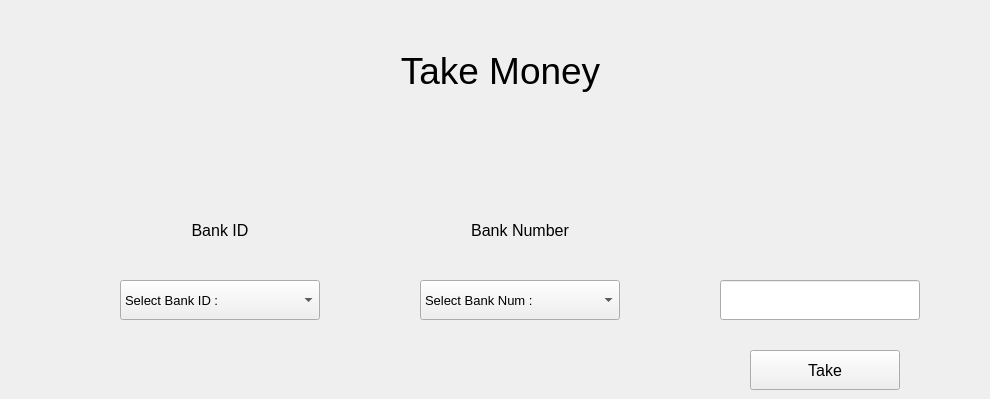
      <widget class="QWidget" name="tab_12">
       <attribute name="title">
        <string>12</string>
       </attribute>
       <widget class="QLabel" name="label_46">
        <property name="geometry">
         <rect>
          <x>20</x>
          <y>0</y>
          <width>961</width>
          <height>141</height>
         </rect>
        </property>
        <property name="font">
         <font>
          <pointsize>28</pointsize>
         </font>
        </property>
        <property name="text">
         <string>Take Money</string>
        </property>
        <property name="alignment">
         <set>Qt::AlignCenter</set>
        </property>
       </widget>
       <widget class="QPushButton" name="PB_take_money_take">
        <property name="geometry">
         <rect>
          <x>750</x>
          <y>350</y>
          <width>150</width>
          <height>40</height>
         </rect>
        </property>
        <property name="sizePolicy">
         <sizepolicy hsizetype="Minimum" vsizetype="Fixed">
          <horstretch>150</horstretch>
          <verstretch>30</verstretch>
         </sizepolicy>
        </property>
        <property name="minimumSize">
         <size>
          <width>150</width>
          <height>40</height>
         </size>
        </property>
        <property name="maximumSize">
         <size>
          <width>150</width>
          <height>30</height>
         </size>
        </property>
        <property name="font">
         <font>
          <pointsize>12</pointsize>
         </font>
        </property>
        <property name="text">
         <string>Take</string>
        </property>
       </widget>
       <widget class="QComboBox" name="CB_take_money_bank_id">
        <property name="geometry">
         <rect>
          <x>120</x>
          <y>280</y>
          <width>200</width>
          <height>40</height>
         </rect>
        </property>
        <property name="minimumSize">
         <size>
          <width>200</width>
          <height>40</height>
         </size>
        </property>
        <property name="maximumSize">
         <size>
          <width>200</width>
          <height>40</height>
         </size>
        </property>
        <property name="font">
         <font>
          <pointsize>10</pointsize>
         </font>
        </property>
        <property name="currentText">
         <string>Select Bank ID :</string>
        </property>
        <item>
         <property name="text">
          <string>Select Bank ID :</string>
         </property>
        </item>
       </widget>
       <widget class="QComboBox" name="CB_take_money_bank_num">
        <property name="geometry">
         <rect>
          <x>420</x>
          <y>280</y>
          <width>200</width>
          <height>40</height>
         </rect>
        </property>
        <property name="minimumSize">
         <size>
          <width>200</width>
          <height>40</height>
         </size>
        </property>
        <property name="maximumSize">
         <size>
          <width>200</width>
          <height>40</height>
         </size>
        </property>
        <property name="font">
         <font>
          <pointsize>10</pointsize>
         </font>
        </property>
        <property name="currentText">
         <string>Select Bank Num :</string>
        </property>
        <item>
         <property name="text">
          <string>Select Bank Num :</string>
         </property>
        </item>
       </widget>
       <widget class="QLabel" name="label_47">
        <property name="geometry">
         <rect>
          <x>420</x>
          <y>210</y>
          <width>200</width>
          <height>40</height>
         </rect>
        </property>
        <property name="minimumSize">
         <size>
          <width>200</width>
          <height>40</height>
         </size>
        </property>
        <property name="maximumSize">
         <size>
          <width>200</width>
          <height>40</height>
         </size>
        </property>
        <property name="font">
         <font>
          <pointsize>12</pointsize>
         </font>
        </property>
        <property name="text">
         <string>Bank Number</string>
        </property>
        <property name="alignment">
         <set>Qt::AlignCenter</set>
        </property>
       </widget>
       <widget class="QLineEdit" name="LE_take_money_amount">
        <property name="geometry">
         <rect>
          <x>720</x>
          <y>280</y>
          <width>200</width>
          <height>40</height>
         </rect>
        </property>
        <property name="sizePolicy">
         <sizepolicy hsizetype="Preferred" vsizetype="Preferred">
          <horstretch>0</horstretch>
          <verstretch>0</verstretch>
         </sizepolicy>
        </property>
        <property name="minimumSize">
         <size>
          <width>200</width>
          <height>40</height>
         </size>
        </property>
        <property name="maximumSize">
         <size>
          <width>200</width>
          <height>30</height>
         </size>
        </property>
        <property name="font">
         <font>
          <pointsize>12</pointsize>
         </font>
        </property>
        <property name="contextMenuPolicy">
         <enum>Qt::DefaultContextMenu</enum>
        </property>
        <property name="maxLength">
         <number>14</number>
        </property>
        <property name="alignment">
         <set>Qt::AlignCenter</set>
        </property>
       </widget>
       <widget class="QLabel" name="label_48">
        <property name="geometry">
         <rect>
          <x>120</x>
          <y>210</y>
          <width>200</width>
          <height>40</height>
         </rect>
        </property>
        <property name="minimumSize">
         <size>
          <width>200</width>
          <height>40</height>
         </size>
        </property>
        <property name="maximumSize">
         <size>
          <width>200</width>
          <height>40</height>
         </size>
        </property>
        <property name="font">
         <font>
          <pointsize>12</pointsize>
         </font>
        </property>
        <property name="text">
         <string>Bank ID</string>
        </property>
        <property name="alignment">
         <set>Qt::AlignCenter</set>
        </property>
       </widget>
      </widget>
